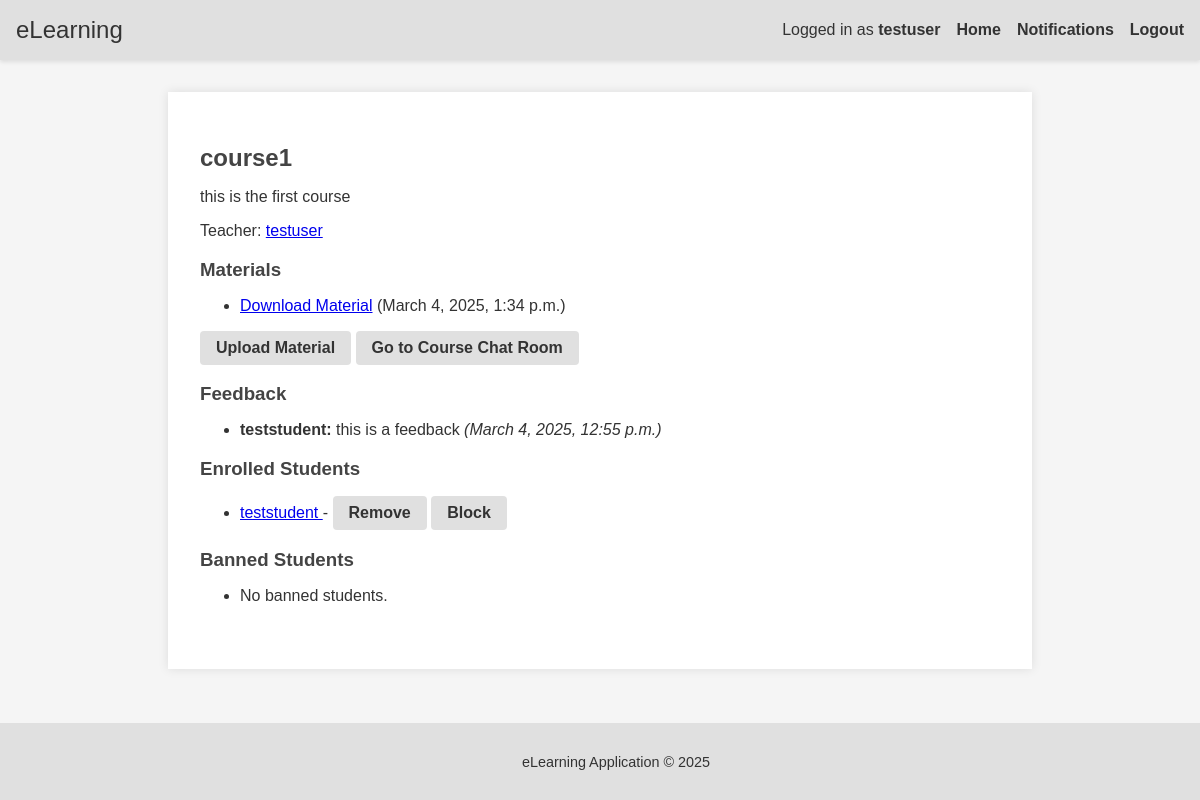
Page /courses/1/ (signed in) on the committed database.
### accounts/models.py (models this page shows, shortened)
class CustomUser(AbstractUser):
    ROLE_CHOICES = (
        ('student', 'Student'),
        ('teacher', 'Teacher'),
    )
    role = models.CharField(max_length=10, choices=ROLE_CHOICES, default='student')
    real_name = models.CharField(max_length=100, blank=True)
    photo = models.ImageField(upload_to='profile_photos/', blank=True, null=True)

### courses/models.py (models this page shows, shortened)
class Course(models.Model):
    title = models.CharField(max_length=200)
    description = models.TextField()
    teacher = models.ForeignKey(settings.AUTH_USER_MODEL, on_delete=models.CASCADE, related_name='courses')
    enrolled_students = models.ManyToManyField(settings.AUTH_USER_MODEL, related_name='enrolled_courses', blank=True)
    blocked_students = models.ManyToManyField(settings.AUTH_USER_MODEL, related_name='blocked_courses', blank=True)

class Material(models.Model):
    course = models.ForeignKey(Course, on_delete=models.CASCADE, related_name='materials')
    file = models.FileField(upload_to='course_materials/')
    uploaded_at = models.DateTimeField(auto_now_add=True)

class Feedback(models.Model):
    course = models.ForeignKey(Course, on_delete=models.CASCADE, related_name='feedbacks')
    student = models.ForeignKey(settings.AUTH_USER_MODEL, on_delete=models.CASCADE)
    comment = models.TextField()
    created_at = models.DateTimeField(auto_now_add=True)

### courses/views.py (the view)
# urls.py: path('<int:course_id>/', views.course_detail, name='course_detail'),
@login_required
def course_detail(request, course_id):
    course = get_object_or_404(Course, id=course_id)
    if request.user.role == 'student' and request.user not in course.enrolled_students.all():
        materials = []
    else:
        materials = course.materials.all()
    feedbacks = course.feedbacks.all()
    return render(request, 'courses/course_detail.html', {
        'course': course,
        'feedbacks': feedbacks,
        'materials': materials
    })

### templates/courses/course_detail.html (shortened to what this page needs)
{% extends 'base.html' %}
{% block content %}
<div class="card">
    <h2>{{ course.title }}</h2>
    <p>{{ course.description }}</p>
    <p>Teacher:
      <a href="{% url 'accounts:public_profile' course.teacher.username %}">
        {{ course.teacher.username }}
      </a>
    </p>
    <h3>Materials</h3>
    <ul class="materials-list">
        {% for material in materials %}
            <li><a href="{{ material.file.url }}">Download Material</a> ({{ material.uploaded_at }})</li>
        {% endfor %}
    </ul>
    {% if user == course.teacher %}
        <a href="{% url 'courses:upload_material' course.id %}" class="btn">Upload Material</a>
    {% endif %}
    {% if user == course.teacher or user in course.enrolled_students.all %}
      <a href="{% url 'chat:course_chat_room' course.id %}" class="btn">Go to Course Chat Room</a>
    {% endif %}
    <h3>Feedback</h3>
    <ul class="feedback-list">
        {% for fb in feedbacks %}
            <li><strong>{{ fb.student.username }}:</strong> {{ fb.comment }} <em>({{ fb.created_at }})</em></li>
        {% endfor %}
    </ul>
    {% if user == course.teacher %}
      <h3>Enrolled Students</h3>
      <ul class="students-list">
          {% for student in course.enrolled_students.all %}
            <li>
              <a href="{% url 'accounts:public_profile' student.username %}">
                {{ student.username }}
              </a>
              - <a href="{% url 'courses:remove_student' course.id student.id %}" class="btn small">Remove</a>
              <a href="{% url 'courses:block_student' course.id student.id %}" class="btn small">Block</a>
            </li>
          {% endfor %}
      </ul>
      <h3>Banned Students</h3>
      <ul class="banned-students-list">
        {% for banned in course.blocked_students.all %}
          <li>
            {{ banned.username }}
            <a href="{% url 'courses:unblock_student' course.id banned.id %}" class="btn small">Unban</a>
          </li>
        {% empty %}
          <li>No banned students.</li>
        {% endfor %}
      </ul>
    {% endif %}
</div>
{% endblock %}

### templates/base.html (shortened to what this page needs)
<!DOCTYPE html>
<html>
<head>
    {% load static %}
    <link rel="stylesheet" type="text/css" href="{% static 'css/styles.css' %}">
</head>
<body>
    <header>
        <div class="navbar">
            <div class="nav-brand">
                <a href="{% url 'accounts:home' %}">eLearning</a>
            </div>
            <nav>
                <ul>
                    {% if user.is_authenticated %}
                        <li>Logged in as
                            <a href="{% url 'accounts:public_profile' user.username %}">
                                {{ user.username }}
                            </a>
                        </li>
                        <li><a href="{% url 'accounts:home' %}">Home</a></li>
                        <li>
                            <a href="{% url 'courses:notifications' %}">Notifications</a>
                        </li>
                        <li><a href="{% url 'accounts:logout' %}">Logout</a></li>
                    {% else %}
                        <li><a href="{% url 'accounts:login' %}">Login</a></li>
                        <li><a href="{% url 'accounts:register' %}">Register</a></li>
                    {% endif %}
                </ul>
            </nav>
        </div>
    </header>
    <div class="container">
        {% block content %}{% endblock %}
    </div>
    <footer>
        <p>eLearning Application &copy; 2025</p>
    </footer>
</body>
</html>

### static/css/styles.css (style rules this page uses)
body { background-color: #f5f5f5; color: #333; font-family: Arial, sans-serif; margin: 0; padding: 0; }
header { background-color: #e0e0e0; padding: 1rem; box-shadow: 0 2px 4px rgba(0,0,0,0.1); }
.navbar { display: flex; justify-content: space-between; align-items: center; }
.navbar .nav-brand a { font-size: 1.5rem; color: #333; text-decoration: none; }
nav ul { list-style: none; margin: 0; padding: 0; display: flex; }
nav ul li { margin-left: 1rem; }
nav ul li a { color: #333; text-decoration: none; font-weight: bold; }
.container { width: 90%; max-width: 800px; margin: 2rem auto; background: #fff; padding: 2rem; box-shadow: 0 0 10px rgba(0,0,0,0.1); }
.card { margin-bottom: 2rem; }
h1, h2, h3 { color: #444; margin-bottom: 1rem; }
.btn { display: inline-block; padding: 0.5rem 1rem; background-color: #e0e0e0; border: none; border-radius: 4px; text-decoration: none; color: #333; font-weight: bold; cursor: pointer; }
footer { position: fixed; left: 0; bottom: 0; width: 100%; background-color: #e0e0e0; padding: 1rem; text-align: center; font-size: 0.9rem; margin-top: 2rem; }

### rows in the picture
CustomUser: username "testuser"
Course: title "course1", description "this is the first course", teacher.username "testuser"
Material: uploaded_at "March 4, 2025, 1:34 p.m."
Feedback: student.username "teststudent", comment "this is a feedback", created_at "March 4, 2025, 12:55 p.m."
CustomUser: username "teststudent"
